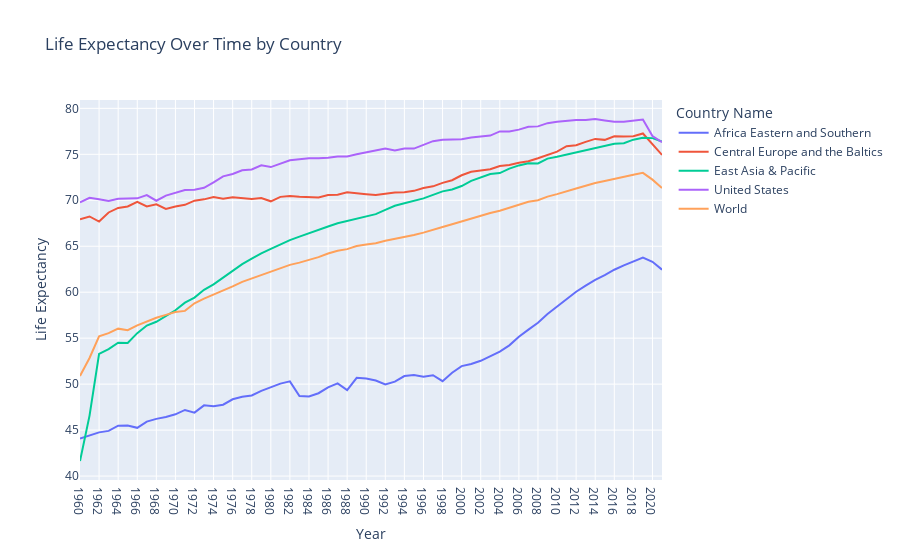

This figure's notebook cell:
### Markdown cell above
問題一:世界各區域的預期壽命變化，理論上，在經歷戰爭後，各大洲的預期壽命會保持上升，同時我希望比較各大洲是誰的預期壽命小於世界的水平，圖中還額外顯示了2019年，全世界的預期壽命都下挫，我認為是和新冠疫情有關。

### Code cell
import pandas as pd
import plotly.express as px

# 讀取預期壽命CSV file
df = pd.read_csv('LF.csv', encoding='utf-8')

# 繪製折線圖
fig = px.line(df.melt(id_vars='Country Name', var_name='Year', value_name='Life Expectancy'), 
              x='Year', y='Life Expectancy', color='Country Name',
              title='Life Expectancy Over Time by Country')

fig.show()

### Figure 1 — Plotly figure (JSON) as saved in the notebook; plotly's stock layout.template omitted (floating-point values rounded to 4 significant figures)
{"data": [{"hovertemplate": "Country Name=Africa Eastern and Southern<br>Year=%{x}<br>Life Expectancy=%{y}<extra></extra>", "legendgroup": "Africa Eastern and Southern", "line": {"color": "#636efa", "dash": "solid"}, "marker": {"symbol": "circle"}, "mode": "lines", "name": "Africa Eastern and Southern", "orientation": "v", "showlegend": true, "type": "scatter", "x": ["1960", "1961", "1962", "1963", "1964", "1965", "1966", "1967", "1968", "1969", "1970", "1971", "1972", "1973", "1974", "1975", "1976", "1977", "1978", "1979", "1980", "1981", "1982", "1983", "1984", "1985", "1986", "1987", "1988", "1989", "1990", "1991", "1992", "1993", "1994", "1995", "1996", "1997", "1998", "1999", "2000", "2001", "2002", "2003", "2004", "2005", "2006", "2007", "2008", "2009", "2010", "2011", "2012", "2013", "2014", "2015", "2016", "2017", "2018", "2019", "2020", "2021"], "xaxis": "x", "y": [44.09, 44.39, 44.75, 44.91, 45.48, 45.5, 45.25, 45.92, 46.22, 46.43, 46.72, 47.19, 46.9, 47.69, 47.6, 47.76, 48.35, 48.64, 48.76, 49.26, 49.64, 50.06, 50.3, 48.7, 48.65, 49.01, 49.64, 50.08, 49.36, 50.68, 50.61, 50.39, 49.96, 50.27, 50.88, 51.0, 50.81, 50.97, 50.33, 51.24, 51.96, 52.19, 52.54, 53.02, 53.55, 54.22, 55.15, 55.93, 56.68, 57.62, 58.41, 59.29, 60.05, 60.71, 61.34, 61.86, 62.44, 62.92, 63.37, 63.76, 63.31, 62.45], "yaxis": "y"}, {"hovertemplate": "Country Name=Central Europe and the Baltics<br>Year=%{x}<br>Life Expectancy=%{y}<extra></extra>", "legendgroup": "Central Europe and the Baltics", "line": {"color": "#EF553B", "dash": "solid"}, "marker": {"symbol": "circle"}, "mode": "lines", "name": "Central Europe and the Baltics", "orientation": "v", "showlegend": true, "type": "scatter", "x": ["1960", "1961", "1962", "1963", "1964", "1965", "1966", "1967", "1968", "1969", "1970", "1971", "1972", "1973", "1974", "1975", "1976", "1977", "1978", "1979", "1980", "1981", "1982", "1983", "1984", "1985", "1986", "1987", "1988", "1989", "1990", "1991", "1992", "1993", "1994", "1995", "1996", "1997", "1998", "1999", "2000", "2001", "2002", "2003", "2004", "2005", "2006", "2007", "2008", "2009", "2010", "2011", "2012", "2013", "2014", "2015", "2016", "2017", "2018", "2019", "2020", "2021"], "xaxis": "x", "y": [67.93, 68.24, 67.69, 68.67, 69.17, 69.32, 69.82, 69.32, 69.56, 69.05, 69.33, 69.5, 69.96, 70.1, 70.35, 70.18, 70.32, 70.25, 70.14, 70.25, 69.89, 70.37, 70.46, 70.39, 70.35, 70.31, 70.57, 70.61, 70.86, 70.73, 70.66, 70.58, 70.73, 70.85, 70.87, 71.03, 71.34, 71.52, 71.9, 72.18, 72.72, 73.1, 73.24, 73.38, 73.73, 73.84, 74.09, 74.25, 74.58, 74.93, 75.29, 75.89, 75.99, 76.36, 76.68, 76.57, 76.97, 76.95, 76.98, 77.27, 76.09, 74.93], "yaxis": "y"}, {"hovertemplate": "Country Name=East Asia & Pacific<br>Year=%{x}<br>Life Expectancy=%{y}<extra></extra>", "legendgroup": "East Asia & Pacific", "line": {"color": "#00cc96", "dash": "solid"}, "marker": {"symbol": "circle"}, "mode": "lines", "name": "East Asia & Pacific", "orientation": "v", "showlegend": true, "type": "scatter", "x": ["1960", "1961", "1962", "1963", "1964", "1965", "1966", "1967", "1968", "1969", "1970", "1971", "1972", "1973", "1974", "1975", "1976", "1977", "1978", "1979", "1980", "1981", "1982", "1983", "1984", "1985", "1986", "1987", "1988", "1989", "1990", "1991", "1992", "1993", "1994", "1995", "1996", "1997", "1998", "1999", "2000", "2001", "2002", "2003", "2004", "2005", "2006", "2007", "2008", "2009", "2010", "2011", "2012", "2013", "2014", "2015", "2016", "2017", "2018", "2019", "2020", "2021"], "xaxis": "x", "y": [41.64, 46.58, 53.29, 53.82, 54.51, 54.47, 55.54, 56.37, 56.79, 57.42, 58.04, 58.86, 59.41, 60.26, 60.86, 61.58, 62.35, 63.06, 63.64, 64.23, 64.72, 65.2, 65.67, 66.05, 66.44, 66.8, 67.15, 67.5, 67.74, 68.06, 68.27, 68.49, 68.96, 69.4, 69.67, 69.92, 70.21, 70.58, 70.97, 71.17, 71.55, 72.11, 72.45, 72.86, 72.96, 73.44, 73.79, 74.03, 74.0, 74.53, 74.73, 74.97, 75.23, 75.48, 75.73, 75.95, 76.14, 76.21, 76.59, 76.8, 76.76, 76.39], "yaxis": "y"}, {"hovertemplate": "Country Name=United States<br>Year=%{x}<br>Life Expectancy=%{y}<extra></extra>", "legendgroup": "United States", "line": {"color": "#ab63fa", "dash": "solid"}, "marker": {"symbol": "circle"}, "mode": "lines", "name": "United States", "orientation": "v", "showlegend": true, "type": "scatter", "x": ["1960", "1961", "1962", "1963", "1964", "1965", "1966", "1967", "1968", "1969", "1970", "1971", "1972", "1973", "1974", "1975", "1976", "1977", "1978", "1979", "1980", "1981", "1982", "1983", "1984", "1985", "1986", "1987", "1988", "1989", "1990", "1991", "1992", "1993", "1994", "1995", "1996", "1997", "1998", "1999", "2000", "2001", "2002", "2003", "2004", "2005", "2006", "2007", "2008", "2009", "2010", "2011", "2012", "2013", "2014", "2015", "2016", "2017", "2018", "2019", "2020", "2021"], "xaxis": "x", "y": [69.77, 70.27, 70.12, 69.92, 70.17, 70.21, 70.21, 70.56, 69.95, 70.51, 70.81, 71.11, 71.16, 71.36, 71.96, 72.6, 72.86, 73.26, 73.36, 73.8, 73.61, 74.01, 74.36, 74.46, 74.56, 74.56, 74.61, 74.77, 74.77, 75.02, 75.21, 75.37, 75.62, 75.42, 75.62, 75.62, 76.03, 76.43, 76.58, 76.58, 76.64, 76.84, 76.94, 77.04, 77.49, 77.49, 77.69, 77.99, 78.04, 78.39, 78.54, 78.64, 78.74, 78.74, 78.84, 78.69, 78.54, 78.54, 78.64, 78.79, 76.98, 76.33], "yaxis": "y"}, {"hovertemplate": "Country Name=World<br>Year=%{x}<br>Life Expectancy=%{y}<extra></extra>", "legendgroup": "World", "line": {"color": "#FFA15A", "dash": "solid"}, "marker": {"symbol": "circle"}, "mode": "lines", "name": "World", "orientation": "v", "showlegend": true, "type": "scatter", "x": ["1960", "1961", "1962", "1963", "1964", "1965", "1966", "1967", "1968", "1969", "1970", "1971", "1972", "1973", "1974", "1975", "1976", "1977", "1978", "1979", "1980", "1981", "1982", "1983", "1984", "1985", "1986", "1987", "1988", "1989", "1990", "1991", "1992", "1993", "1994", "1995", "1996", "1997", "1998", "1999", "2000", "2001", "2002", "2003", "2004", "2005", "2006", "2007", "2008", "2009", "2010", "2011", "2012", "2013", "2014", "2015", "2016", "2017", "2018", "2019", "2020", "2021"], "xaxis": "x", "y": [50.89, 52.85, 55.21, 55.54, 56.03, 55.86, 56.39, 56.79, 57.23, 57.54, 57.84, 57.97, 58.79, 59.29, 59.71, 60.17, 60.63, 61.12, 61.48, 61.9, 62.23, 62.61, 62.97, 63.22, 63.52, 63.81, 64.21, 64.51, 64.68, 65.02, 65.19, 65.34, 65.6, 65.78, 66.03, 66.22, 66.48, 66.82, 67.1, 67.39, 67.7, 68.05, 68.33, 68.61, 68.86, 69.2, 69.57, 69.84, 70.01, 70.4, 70.67, 71.01, 71.28, 71.58, 71.88, 72.1, 72.35, 72.54, 72.78, 72.98, 72.24, 71.33], "yaxis": "y"}], "layout": {"legend": {"title": {"text": "Country Name"}, "tracegroupgap": 0}, "title": {"text": "Life Expectancy Over Time by Country"}, "xaxis": {"anchor": "y", "domain": [0, 1], "title": {"text": "Year"}}, "yaxis": {"anchor": "x", "domain": [0, 1], "title": {"text": "Life Expectancy"}}}}
